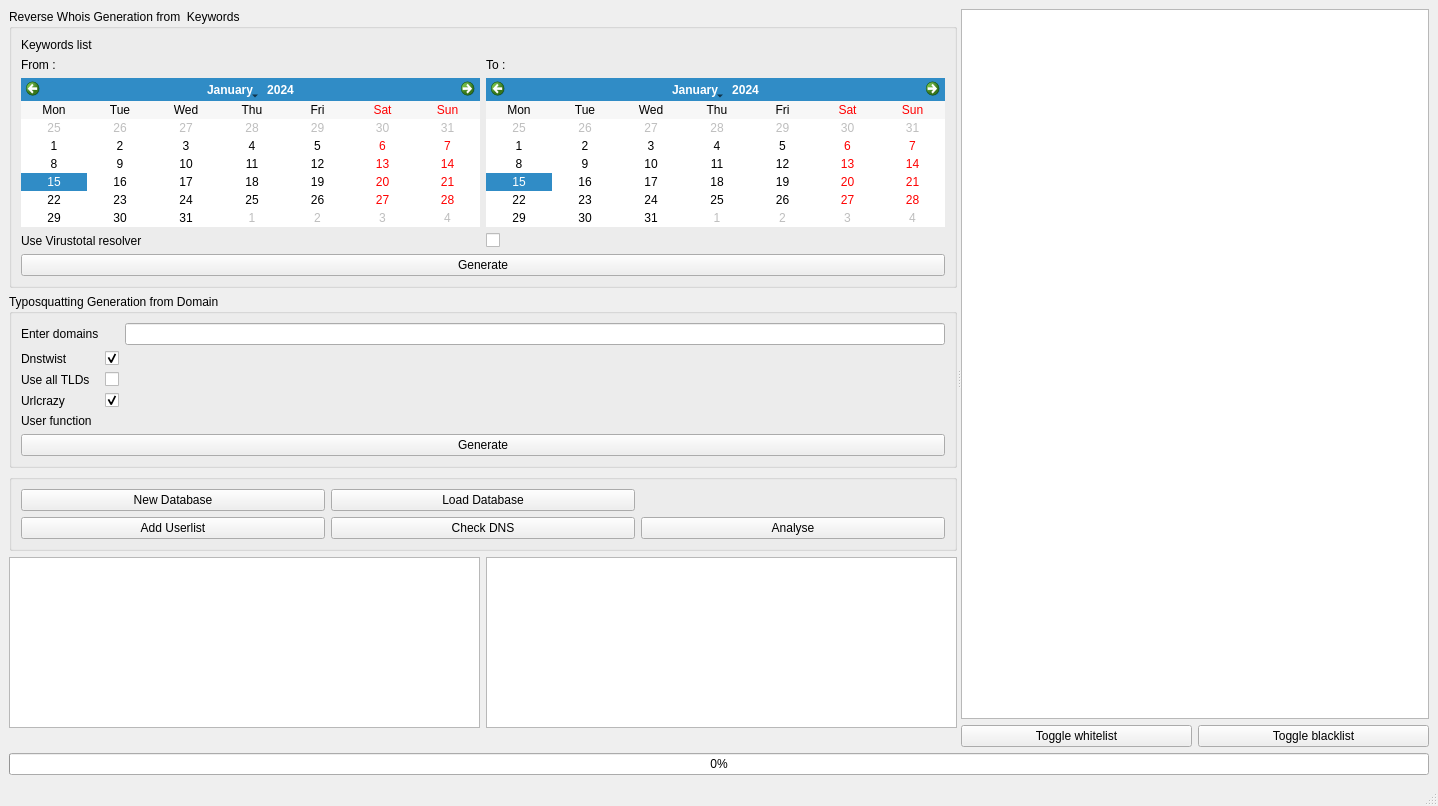
<?xml version="1.0" encoding="UTF-8"?>
<ui version="4.0">
 <class>MainWindow</class>
 <widget class="QMainWindow" name="MainWindow">
  <property name="geometry">
   <rect>
    <x>0</x>
    <y>0</y>
    <width>1438</width>
    <height>806</height>
   </rect>
  </property>
  <property name="mouseTracking">
   <bool>false</bool>
  </property>
  <property name="windowTitle">
   <string>TYDEA Pro</string>
  </property>
  <property name="windowIcon">
   <iconset>
    <normaloff>../TYDEA_logo.png</normaloff>../TYDEA_logo.png</iconset>
  </property>
  <property name="autoFillBackground">
   <bool>false</bool>
  </property>
  <widget class="QWidget" name="centralwidget">
   <layout class="QVBoxLayout" name="verticalLayout">
    <item>
     <widget class="QSplitter" name="splitter">
      <property name="orientation">
       <enum>Qt::Horizontal</enum>
      </property>
      <widget class="QWidget" name="layoutWidget">
       <layout class="QVBoxLayout" name="LeftVerticalLayout">
        <item>
         <widget class="QGroupBox" name="reverseWhoisGenerationGroupBox">
          <property name="font">
           <font>
            <weight>50</weight>
            <bold>false</bold>
           </font>
          </property>
          <property name="title">
           <string>Reverse Whois Generation from  Keywords</string>
          </property>
          <layout class="QGridLayout" name="gridLayout_2">
           <item row="3" column="1">
            <widget class="QCheckBox" name="useVirustotalCheckBox">
             <property name="text">
              <string/>
             </property>
            </widget>
           </item>
           <item row="3" column="0">
            <widget class="QLabel" name="useVirustotalLabel">
             <property name="text">
              <string>Use Virustotal resolver</string>
             </property>
            </widget>
           </item>
           <item row="0" column="0">
            <widget class="QLabel" name="keywordsListLabel">
             <property name="text">
              <string>Keywords list</string>
             </property>
            </widget>
           </item>
           <item row="0" column="1">
            <widget class="FilePathSelector" name="keywordsListSelectorWidget" native="true"/>
           </item>
           <item row="4" column="0" colspan="2">
            <widget class="QPushButton" name="reverseWhoisGenerateButton">
             <property name="text">
              <string>Generate</string>
             </property>
            </widget>
           </item>
           <item row="1" column="0">
            <widget class="QLabel" name="label">
             <property name="text">
              <string>From :</string>
             </property>
            </widget>
           </item>
           <item row="2" column="0">
            <widget class="QCalendarWidget" name="reverseWhoisCalendar">
             <property name="sizePolicy">
              <sizepolicy hsizetype="Minimum" vsizetype="Minimum">
               <horstretch>0</horstretch>
               <verstretch>0</verstretch>
              </sizepolicy>
             </property>
             <property name="firstDayOfWeek">
              <enum>Qt::Monday</enum>
             </property>
             <property name="gridVisible">
              <bool>false</bool>
             </property>
             <property name="selectionMode">
              <enum>QCalendarWidget::SingleSelection</enum>
             </property>
             <property name="horizontalHeaderFormat">
              <enum>QCalendarWidget::ShortDayNames</enum>
             </property>
             <property name="verticalHeaderFormat">
              <enum>QCalendarWidget::NoVerticalHeader</enum>
             </property>
             <property name="navigationBarVisible">
              <bool>true</bool>
             </property>
             <property name="dateEditEnabled">
              <bool>true</bool>
             </property>
            </widget>
           </item>
           <item row="1" column="1">
            <widget class="QLabel" name="label_2">
             <property name="text">
              <string>To :</string>
             </property>
            </widget>
           </item>
           <item row="2" column="1">
            <widget class="QCalendarWidget" name="endCalendarWidget">
             <property name="sizePolicy">
              <sizepolicy hsizetype="Minimum" vsizetype="Minimum">
               <horstretch>0</horstretch>
               <verstretch>0</verstretch>
              </sizepolicy>
             </property>
             <property name="firstDayOfWeek">
              <enum>Qt::Monday</enum>
             </property>
             <property name="verticalHeaderFormat">
              <enum>QCalendarWidget::NoVerticalHeader</enum>
             </property>
            </widget>
           </item>
          </layout>
         </widget>
        </item>
        <item>
         <widget class="QGroupBox" name="typosquattingGroupBox">
          <property name="font">
           <font>
            <weight>50</weight>
            <bold>false</bold>
           </font>
          </property>
          <property name="title">
           <string>Typosquatting Generation from Domain</string>
          </property>
          <layout class="QGridLayout" name="gridLayout">
           <item row="2" column="1">
            <widget class="QCheckBox" name="TLDCheckBox">
             <property name="text">
              <string/>
             </property>
             <property name="checked">
              <bool>false</bool>
             </property>
            </widget>
           </item>
           <item row="1" column="1">
            <widget class="QCheckBox" name="dnstwitstCheckBox">
             <property name="text">
              <string/>
             </property>
             <property name="checked">
              <bool>true</bool>
             </property>
            </widget>
           </item>
           <item row="0" column="2">
            <widget class="QLineEdit" name="domains"/>
           </item>
           <item row="3" column="0">
            <widget class="QLabel" name="urlcrazyLabel">
             <property name="text">
              <string>Urlcrazy</string>
             </property>
            </widget>
           </item>
           <item row="3" column="1">
            <widget class="QCheckBox" name="urlcrazyCheckBox">
             <property name="enabled">
              <bool>true</bool>
             </property>
             <property name="text">
              <string/>
             </property>
             <property name="checked">
              <bool>true</bool>
             </property>
            </widget>
           </item>
           <item row="4" column="0">
            <widget class="QLabel" name="userFunctionsLabel">
             <property name="text">
              <string>User function</string>
             </property>
            </widget>
           </item>
           <item row="1" column="0">
            <widget class="QLabel" name="dnstwistLabel">
             <property name="text">
              <string>Dnstwist</string>
             </property>
            </widget>
           </item>
           <item row="0" column="0">
            <widget class="QLabel" name="enterDomainsLabel">
             <property name="text">
              <string>Enter domains</string>
             </property>
            </widget>
           </item>
           <item row="4" column="2">
            <widget class="FilePathSelector" name="userFunctionsSelectorWidget" native="true"/>
           </item>
           <item row="2" column="0">
            <widget class="QLabel" name="useAllTLDsLabel">
             <property name="text">
              <string>Use all TLDs</string>
             </property>
            </widget>
           </item>
           <item row="5" column="0" colspan="3">
            <widget class="QPushButton" name="typosquattingGenerateButton">
             <property name="text">
              <string>Generate</string>
             </property>
            </widget>
           </item>
          </layout>
         </widget>
        </item>
        <item>
         <widget class="QGroupBox" name="commandGroupBox">
          <property name="title">
           <string/>
          </property>
          <layout class="QGridLayout" name="gridLayout_3">
           <item row="1" column="0">
            <widget class="QPushButton" name="New">
             <property name="text">
              <string>New Database</string>
             </property>
            </widget>
           </item>
           <item row="1" column="1">
            <widget class="QPushButton" name="Load">
             <property name="text">
              <string>Load Database</string>
             </property>
            </widget>
           </item>
           <item row="2" column="0">
            <widget class="QPushButton" name="adduserlistButton">
             <property name="text">
              <string>Add Userlist</string>
             </property>
            </widget>
           </item>
           <item row="2" column="1">
            <widget class="QPushButton" name="checkDNSButton">
             <property name="text">
              <string>Check DNS</string>
             </property>
            </widget>
           </item>
           <item row="2" column="2">
            <widget class="QPushButton" name="analyseButton">
             <property name="text">
              <string>Analyse</string>
             </property>
            </widget>
           </item>
           <item row="1" column="2">
            <widget class="QLabel" name="loadedDatabaseLabel">
             <property name="text">
              <string/>
             </property>
            </widget>
           </item>
          </layout>
         </widget>
        </item>
        <item>
         <layout class="QHBoxLayout" name="DatabaseManagmentLayout"/>
        </item>
        <item>
         <layout class="QHBoxLayout" name="horizontalLayout_2">
          <item>
           <widget class="QTableView" name="keywordsTableView"/>
          </item>
          <item>
           <widget class="QTableView" name="domainsTableView"/>
          </item>
         </layout>
        </item>
        <item>
         <spacer name="verticalSpacer">
          <property name="orientation">
           <enum>Qt::Vertical</enum>
          </property>
          <property name="sizeHint" stdset="0">
           <size>
            <width>20</width>
            <height>40</height>
           </size>
          </property>
         </spacer>
        </item>
       </layout>
      </widget>
      <widget class="QWidget" name="verticalLayoutWidget">
       <layout class="QVBoxLayout" name="RightVerticalLayout">
        <item>
         <widget class="QTableView" name="typosquatDomainsTableView"/>
        </item>
        <item>
         <layout class="QHBoxLayout" name="horizontalLayout">
          <item>
           <widget class="QPushButton" name="addToWhitelistButton">
            <property name="text">
             <string>Toggle whitelist</string>
            </property>
           </widget>
          </item>
          <item>
           <widget class="QPushButton" name="addToBlacklistButton">
            <property name="text">
             <string>Toggle blacklist</string>
            </property>
           </widget>
          </item>
         </layout>
        </item>
       </layout>
      </widget>
     </widget>
    </item>
    <item>
     <widget class="QProgressBar" name="progressBar">
      <property name="value">
       <number>0</number>
      </property>
     </widget>
    </item>
   </layout>
  </widget>
  <widget class="QMenuBar" name="menubar">
   <property name="geometry">
    <rect>
     <x>0</x>
     <y>0</y>
     <width>1438</width>
     <height>24</height>
    </rect>
   </property>
  </widget>
  <widget class="QStatusBar" name="statusbar"/>
 </widget>
 <customwidgets>
  <customwidget>
   <class>FilePathSelector</class>
   <extends>QWidget</extends>
   <header location="global">filePathSelector</header>
   <container>1</container>
  </customwidget>
 </customwidgets>
 <resources/>
 <connections/>
</ui>
